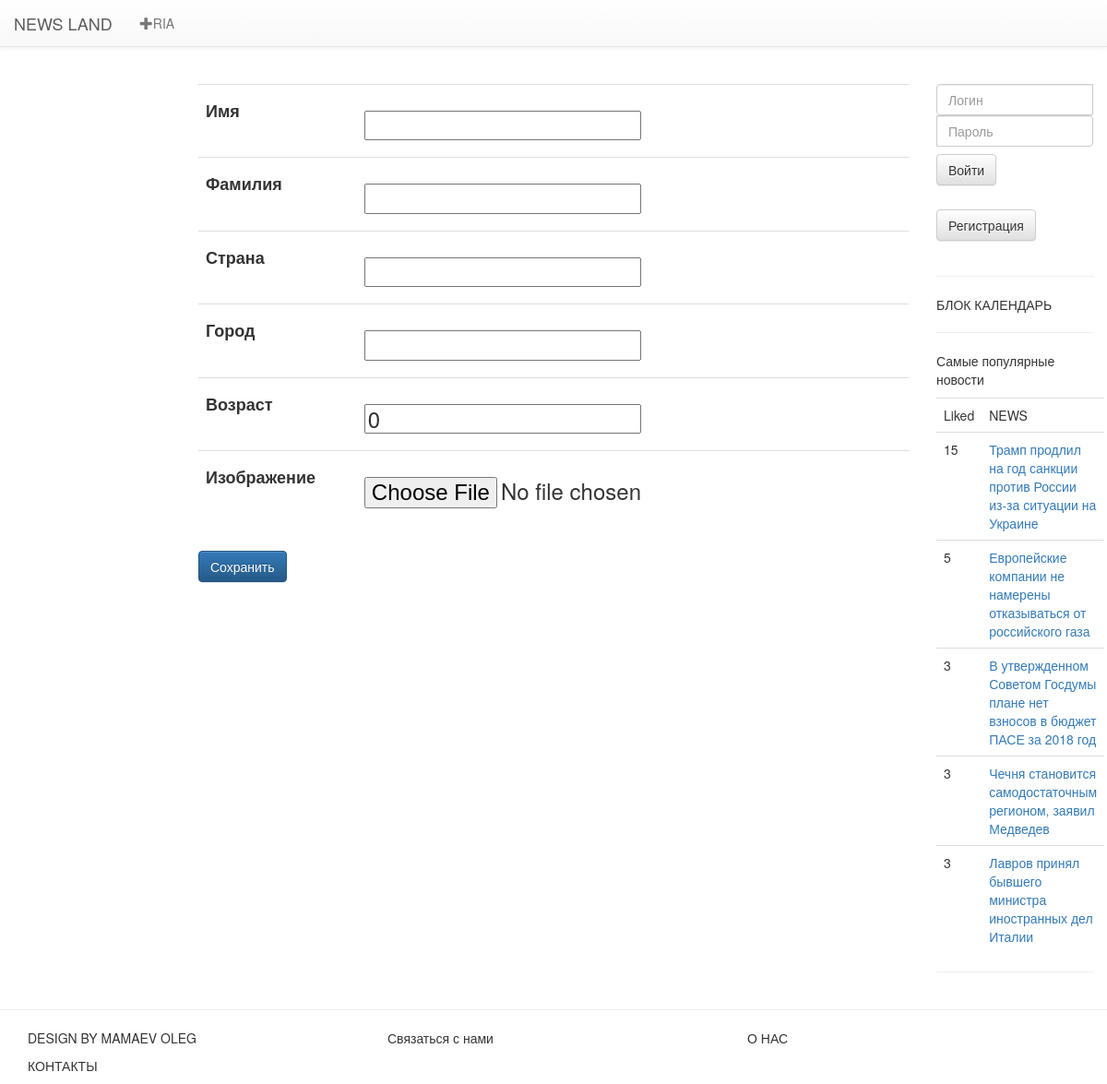
The page /register/next_step/ on the database its author committed.
### news/models.py (models this page shows, shortened)
class Newsbase(models.Model):
    class Meta:
        verbose_name = 'Новость'
        verbose_name_plural = 'Новости'
    authors = (
        ('Mamaev_Oleg','Мамаев Олег'),
        ('Maksimova_Marina','Максимова Марина'),
        ('Doncova_Dariya','Донцова Дарья'),
    )
    category = (
        ('policy', 'Политика'),
        ('society', 'Общество'),
        ('economy', 'Экономика'),
        ('world', 'В мире'),
        ('sport', 'Спорт'),
        ('incedent', 'Происшествия'),
        ('culture', 'Культура'),
        ('tech', 'Технологии'),
        ('science', 'Наука'),
    )
    news_title = models.CharField(max_length=250,verbose_name='Заголовок',unique=True)
    news_date = models.DateTimeField(auto_now_add=True,verbose_name='Дата и время публикации')
    news_text = models.TextField(verbose_name='Текст статьи',unique=True)
    news_liked = models.IntegerField(default=0,verbose_name='Like')
    news_category = models.CharField(max_length=20,choices=category,verbose_name='Категория')
    news_authors = models.CharField(max_length=30,choices=authors, verbose_name='Автор' )
    news_views = models.IntegerField(default=0,verbose_name='Просмотров')
    news_pic1 = models.ImageField(upload_to='news/pic/%Y/%m/%d',verbose_name='Изображение1')
    news_pic2 = models.ImageField(upload_to='news/pic/%Y/%m/%d',verbose_name='Изображение2',blank=True)
    news_pic3 = models.ImageField(upload_to='news/pic/%Y/%m/%d',verbose_name='Изображение3',blank=True)
    news_pic4 = models.ImageField(upload_to='news/pic/%Y/%m/%d',verbose_name='Изображение4',blank=True)
    news_pic5 = models.ImageField(upload_to='news/pic/%Y/%m/%d',verbose_name='Изображение5',blank=True)

### news/views.py (the view, shortened to what this page needs)
# urls.py: re_path('^register/next_step/$',        views.Step2.as_view(),                  name='register_step2'),
class Step2(TemplateView,category_list):
    template_name = 'registration/steptwo.html'
    form = None
    button = 'Сохранить'
    title = 'Редактирование данных пользователя'
    def get(self,request,*args,**kwargs):
        try:
            self.form = ProfileForm(instance=Profile.objects.get(pk=self.request.user.id))
        except:
            self.form = ProfileForm()
            print('ОШИБКА.ПОЛЬЗОВАТЕЛЬ НЕ НАЙДЕН')
        return super(Step2,self).get(request,*args,**kwargs)
    def get_context_data(self, **kwargs):
        context = super(Step2,self).get_context_data(**kwargs)
        context['form'] = self.form
        context['button_text'] = self.button
        context['title'] = self.title
        return context

### news/forms.py
class LoginForm(forms.Form):
    username = forms.CharField(label='Логин')
    password = forms.CharField(widget=forms.PasswordInput, label='Пароль')

### news/views.py (called while the page is built)
    def get_context_data(self, **kwargs):
        context = super(category_list,self).get_context_data(**kwargs)
        context['category'] = Newsbase.category
        context['authors'] = Newsbase.authors
        context['login_form'] = LoginForm()
        context['top5'] = Newsbase.objects.order_by('-news_liked')[0:5]
        return context

### news/templates/registration/steptwo.html (shortened to what this page needs)
{% extends 'base/main.html' %}
{% block text %}
    <form action="" method="post" enctype="multipart/form-data">
                <table class="table">
                    {% for field in form %}
                        <tr>
                            <td><h4><b>{{ field.label }}</b></h4> </td>
                            <td><p><h3>{{ field }}</h3></p> </td>
                        </tr>
                    {% endfor %}
                </table>
                <button type="submit" class="btn btn-primary navbar-btn" >
                    {% if  button_text  %}
                        {{ button_text }}
                    {% else %}
                    ЗАРЕГИСТРИРОВАТЬСЯ
                    {% endif %}
                </button>
            </form>
{% endblock %}

### news/templates/base/top5.html
{% if  top5  %}
    <table class="table">
        <p>
            Самые популярные новости
        </p>
        <tr>
            <td>Liked</td>
            <td>NEWS</td>
        </tr>
        {% for news in top5 %}
        <tr>
            <td>{{ news.news_liked }}</td>
            <td><a href="{% url 'post' %}?post={{news.id}}">{{ news.news_title }}</a></td>
        </tr>
        {% endfor %}
    </table>
{% endif %}

### rows shown on the page
Newsbase: news_liked "15", news_title "Трамп продлил на год санкции против России из-за ситуации на Украине"
Newsbase: news_liked "5", news_title "Европейские компании не намерены отказываться от российского газа"
Newsbase: news_liked "3", news_title "В утвержденном Советом Госдумы плане нет взносов в бюджет ПАСЕ за 2018 год"
Newsbase: news_liked "3", news_title "Чечня становится самодостаточным регионом, заявил Медведев"
Newsbase: news_liked "3", news_title "Лавров принял бывшего министра иностранных дел Италии"

### other values the page prints
{{ field.label }} "Имя" "Фамилия" "Страна" "Город" "Возраст" "Изображение"
{{ button_text }} "Сохранить"
